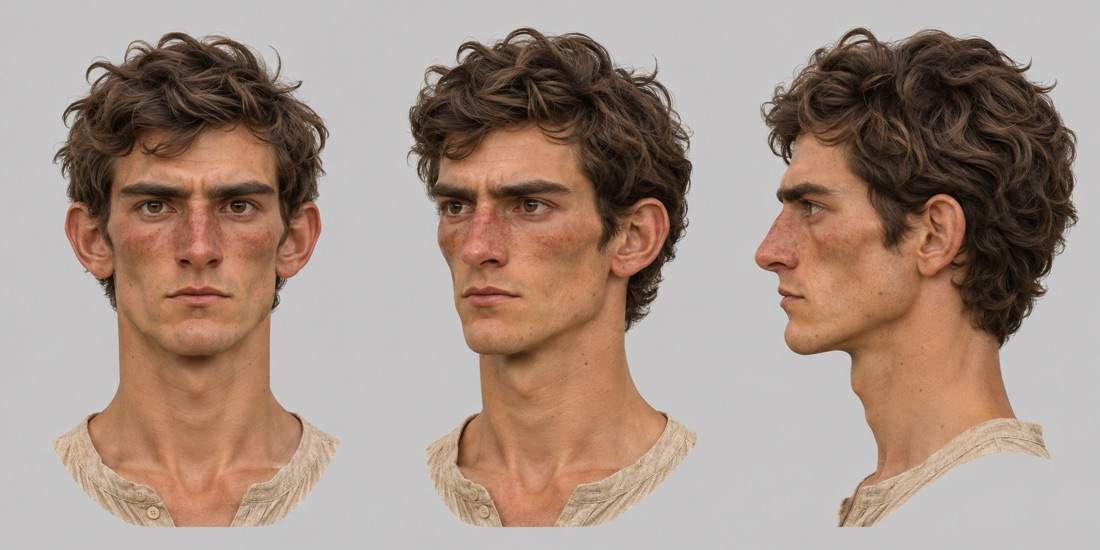
#> input picture scripts/test_heads/young-lincoln-sheet.jpg, 1100 x 550 px
$ python -i screen.py   (imports and definitions only)
#> lines starting #> are read from the running program, lines starting #| are printed output that depends on the picture; after the words box and inside, x2 and y2 are one past the last pixel; in counts of white or black regions, pixels touching at a corner belong together
#> further down, picture is the input picture: shape (550, 1100, 3); mean B, G, R 133.4, 144.9, 165.4
"""The screen test: every headshot of a part measured, free and on this Mac, on what its breakdown says matters,
so the shortlist is picked on evidence and only the best few are paid for.

    just casting-screen <role>
    (uv run --no-project --python 3.12 --with pillow --with numpy --with scipy python scripts/casting/screen.py <role>
         [--runs runs] [--root casting])

It reads casting/<role>/role.json and every picture in casting/<role>/headshots/ (tin-toy.png is a look's first
picture, tin-toy.2.png its second), and the cast's own pictures (every character in runs/, each drawn the same way,
front on in a T-pose), and writes:

    casting/<role>/screen.json              every headshot's scores and the numbers behind them, ranked
    casting/<role>/screen/<shot>-crew.png   the figure as the crew camera sees it: its true size at CREW_PX_PER_M
                                            big pixels a metre, every colour snapped to the 32 it is most made of,
                                            as the pixel look draws it
    casting/<role>/screen/<shot>-face.png   its head on the head's own finer grid (HEAD_GRID times finer), the same way
    casting/<role>/screen-contact-sheet.png all of them on one page with their scores, the cast's outlines beside

What it measures, each 0 to 1 (1 is best), from the picture alone:

  builds        TRELLIS can build it: one figure, whole in frame on a plain background, front on (it is as wide on
                the left as on the right), arms straight out in a T (a thin band of arm in the upper half, wide
                apart from the legs)
  stands apart  its outline at the crew camera's size, feet on the same floor, against every cast member's: how
                little it shares with the nearest (1 minus the most it shares), and how square its head is
  face          the head shrunk to the crew camera's grid and snapped to its colours: is there a dark face plate,
                are there two light eyes on it, level, apart, how many pixels wide, how much lighter than the
                plate; and how many bars of the grille are still there
  colours       how much of the figure is the breakdown's five colours, whether its main colour is the one the
                breakdown asks for, and how far its main colour is from every cast member's
  cards         nothing thin or loose: how much of the outline is thinner than THIN_CM (wires, antennae, fingers,
                springs), which is where cards come apart

and flags what the breakdown rules out that a picture can show: shine (chrome, glass, a glow) and something held at
the end of an arm. Each flag takes FLAG_COST off the total. Text, a menacing face and the rest need eyes: see
`vision` in screen.json, when it was asked.

The total is a weighted sum (WEIGHTS). Every number is a measurement of a picture, not of the 3D build: the mesh
screen (casting.py screen-3d) is the next look, and the take's camera test the last.
"""

import json
import math
import os
import re
import sys
import time

import numpy as np
from PIL import Image, ImageDraw, ImageFont
from scipy import ndimage

HERE = os.path.dirname(os.path.abspath(__file__))
ROOT = os.path.abspath(os.path.join(HERE, "..", ".."))

CREW_PX_PER_M = 100     # big pixels a metre through the candy-shop set's crew camera (a face 13 to 18 wide, README "Looks")
HEAD_GRID = 2           # the pixel look draws a head this many times finer than the body (bake_impostor --head-px 2)
PALETTE_COLOURS = 32    # the pixel sheet keeps the 32 colours a character is most made of
WORK_PX = 512           # pictures are measured at this size (the face is cut from the full picture)
BACKGROUND_OFF = 26     # how far (sum of R, G, B off) a pixel may be from the background's own colour and still be it
MATCH_DE = 22           # a colour this close (CIE76) to one of the breakdown's is that colour
THIN_CM = 3             # parts thinner than this are wires and antennae, not limbs
SHAPE_PX = 64           # outlines compared by shape alone are brought to this height
STICKS_UP_CM = 4         # a thin thing rising more than this above the head is an antenna, a stalk
CROWN_CM = 9             # the head (or a hat) starts at the first row this wide; anything narrower above it sticks up
NECK_ROWS = 7            # rows evened out when looking for the neck
HOLE_SHARE = 0.0004     # background inside the figure bigger than this share of the picture is a gap, not a hole to fill
LOOK_PX = 384           # the small copy of each headshot a vision model is shown
KEEP_PX, KEEP_Q = 1024, 90  # the headshot git keeps: a 1024-pixel JPEG (about 65 KB); Codex's PNG stays in headshots/full/
HANGING = ("apron", "skirt", "cape", "cloak", "scarf", "tunic", "tails", "ribbon", "tassel", "robe", "kilt", "hangs", "loose")
HANGS_COST = 0.7         # the cards score of a look whose brief has cloth that hangs
HAZE_OFF, HAZE_SHARE, HAZE_CHROMA = 60, 0.05, 6   # a grey pixel this near the background's colour inside the outline is haze; this much of it is a flag
PIECE_SHARE = 0.03       # a piece of the figure this big against the biggest is part of it; smaller ones are stray bits
SHINE_L, SHINE_C = 93, 9   # lightness and colourfulness of a glint: nearly white, nearly grey
WEIGHTS = {"builds": 0.2, "stands_apart": 0.2, "face": 0.25, "colours": 0.2, "cards": 0.15}
FLAG_COST = 0.1
NAMES = {"builds": "Builds", "stands_apart": "Stands apart", "face": "Face", "colours": "Colours", "cards": "Cards"}


# ---------- pictures ----------

# [5 lines left out: function load, not called in this run]


def background(rgb):
    """The background's own colour at every pixel: a smooth fit (a + bx + cy + dx² + ey² + fxy) to the border."""
    h, w, _ = rgb.shape
#> h = 550; w = 1100
    edge = max(2, h // 50)
#> edge = 11
    ys, xs = np.mgrid[0:h, 0:w]
    border = np.zeros((h, w), bool)
    border[:edge], border[-edge:], border[:, :edge], border[:, -edge:] = True, True, True, True
    terms = lambda y, x: np.stack([np.ones_like(x), x, y, x * x, y * y, x * y], -1)
    a = terms(ys[border] / h, xs[border] / w)
    fit = np.linalg.lstsq(a, rgb[border], rcond=None)[0]
#> fit = [[196.4, 195.4, 197.4], [0.838, 1.11, 0.552], [-0.519, -0.0845, -0.967], [-0.158, -0.314, 0.0135], [0.649, 0.339, 0.959], [0.117, 0.178, 0.076]]
    return terms(ys / h, xs / w) @ fit, float(np.abs(rgb[border] - (a @ fit)).sum(-1).mean())


def figure(rgb):
    """The figure: everything not joined to the border through background-coloured pixels, its largest piece, small
    holes filled (a big patch of background inside it, under a headset's band, stays background). Returns (mask, how
    much of what is not background lies outside that piece, how plain the background is)."""
    bg, rough = background(rgb)
#> rough = 1.49
    like = np.abs(rgb - bg).sum(-1) < BACKGROUND_OFF
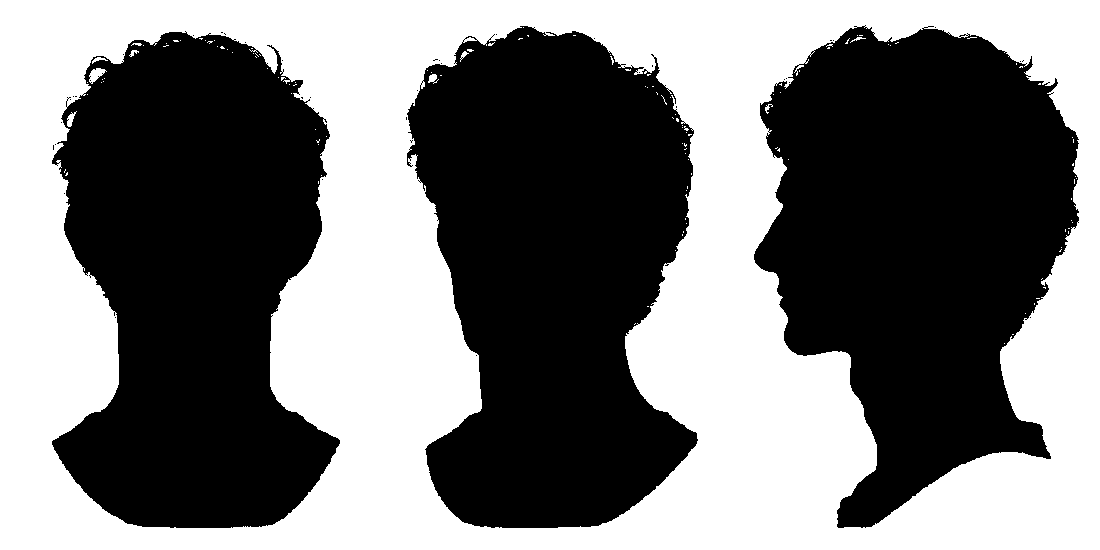
#> like: shape (550, 1100) bool; 47.5% white; 131 white regions (121 under 20 px), largest, box (x1, y1, x2, y2) and area: (0, 0, 1100, 550) 286492, (89, 68, 107, 84) 148, (67, 111, 77, 127) 76
    labels, _ = ndimage.label(like)
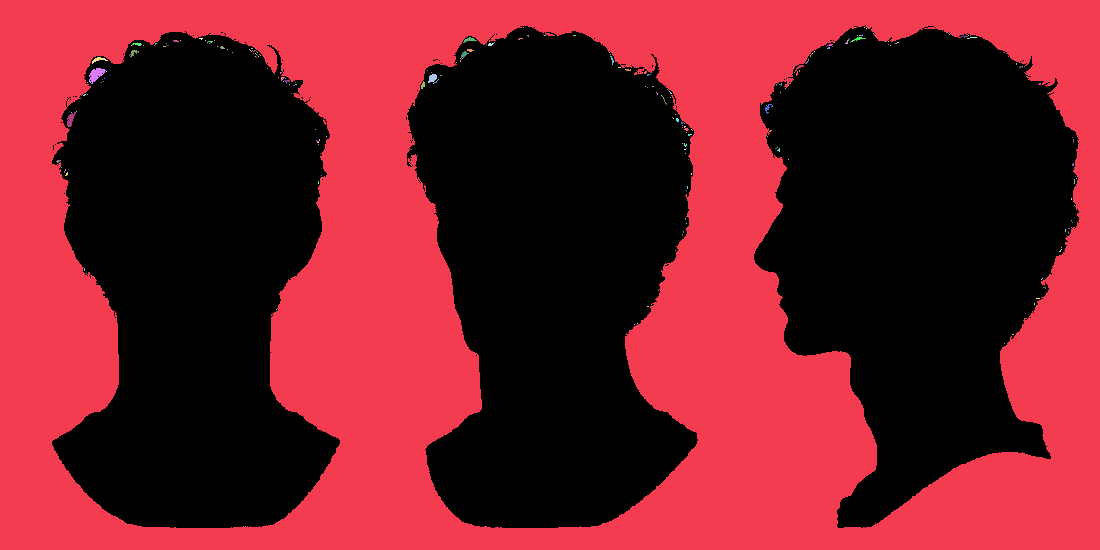
#> labels: shape (550, 1100) int32; 252 distinct labels, from 0 to 251; one colour per label, 0 black
    edge = np.unique(np.concatenate([labels[0], labels[-1], labels[:, 0], labels[:, -1]]))
#> edge = [1]
    outside = np.isin(labels, edge[edge > 0])
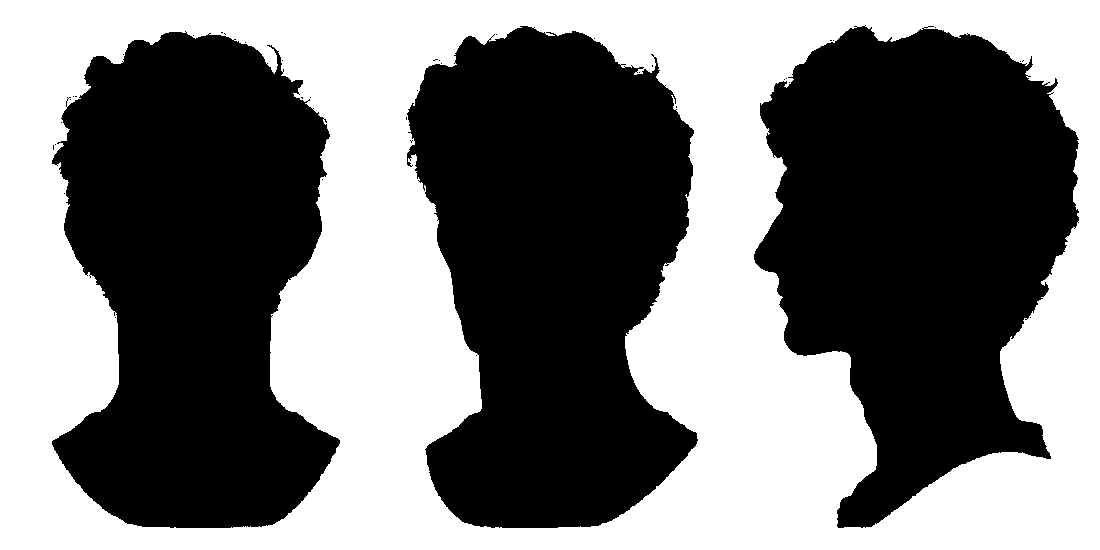
#> outside: shape (550, 1100) bool; 47.3% white; 1 white region, box (x1, y1, x2, y2) and area: (0, 0, 1100, 550) 286268
    inner = like & ~outside
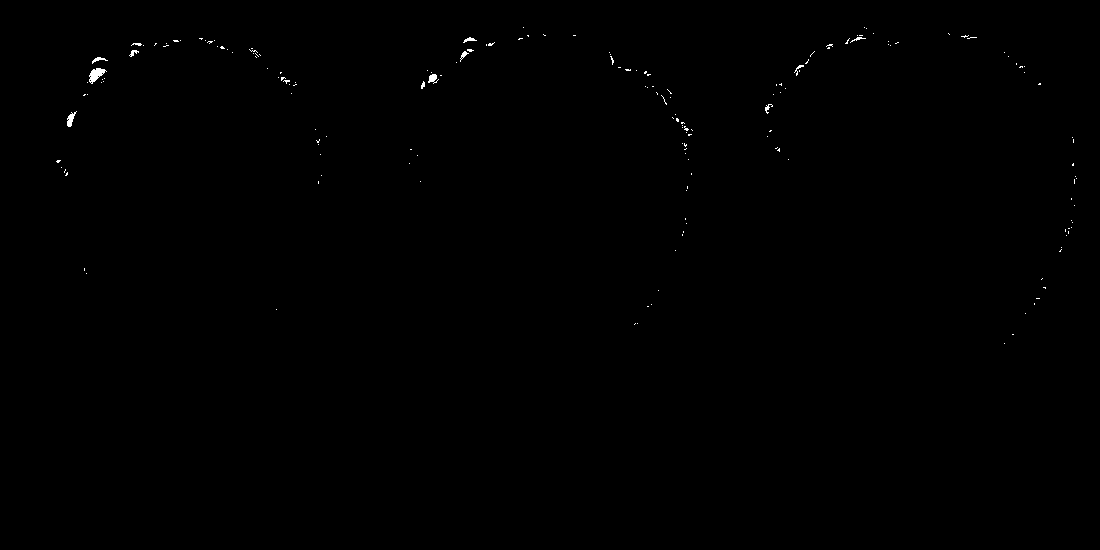
#> inner: shape (550, 1100) bool; 0.18% white in thin lines or dots, all inside (x1, y1, x2, y2) = (56, 27, 1077, 344)
    holes, n_holes = ndimage.label(inner)
#> holes: shape (550, 1100) int32; 251 distinct labels, from 0 to 250
#> n_holes = 250
    if n_holes:
        hole_sizes = ndimage.sum(inner, holes, range(1, n_holes + 1))
#> hole_sizes = 250 values, max 147 at index 98, min 1 at index 0, mean 4.41
        outside |= np.isin(holes, 1 + np.where(hole_sizes > HOLE_SHARE * like.size)[0])
    stuff = ~outside
    stuff = ndimage.binary_opening(stuff, iterations=1)
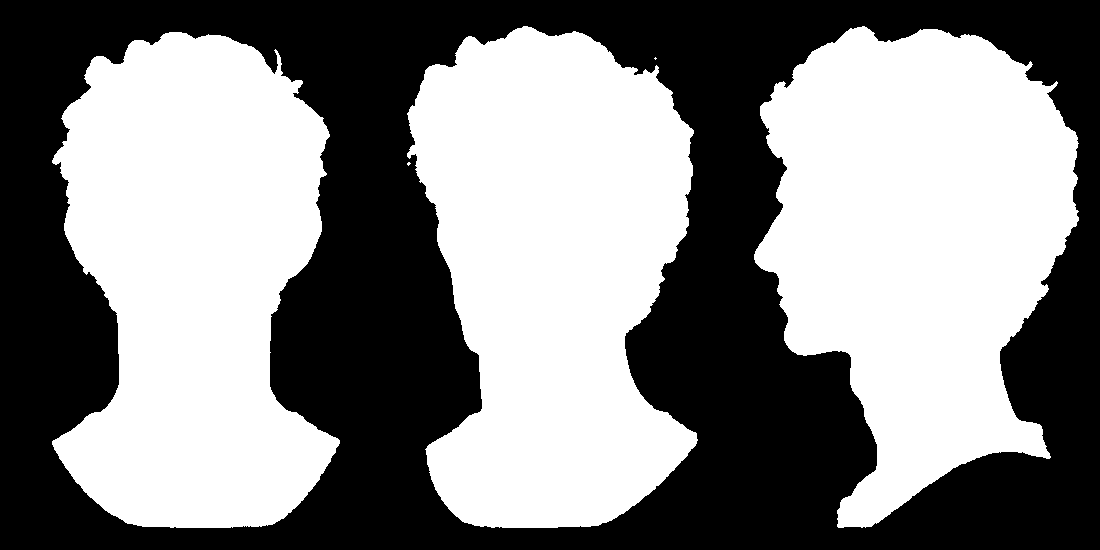
#> stuff: shape (550, 1100) bool; 52.6% white; 1 black region, box (x1, y1, x2, y2) and area: (0, 0, 1100, 550) 286739
    pieces, n = ndimage.label(stuff)
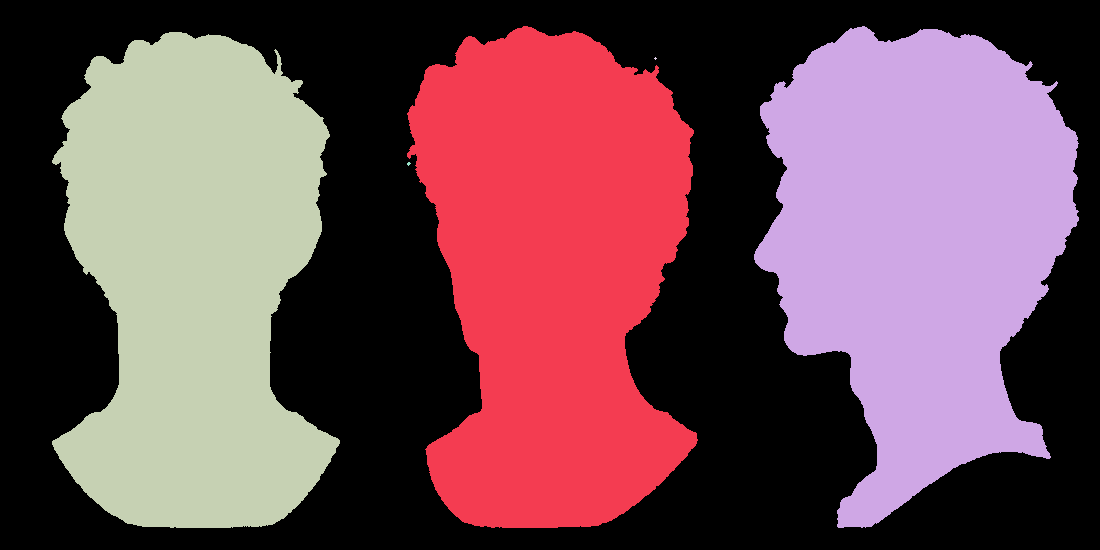
#> pieces: shape (550, 1100) int32; 6 distinct labels, from 0 to 5; one colour per label, 0 black
#> n = 5
    if not n:
        return np.zeros_like(stuff), 1.0, rough
    sizes = ndimage.sum(stuff, pieces, range(1, n + 1))
#> sizes = [107147, 107013, 104086, 5, 10]
    # the figure is every big piece: a light paint shaded nearly to the background's grey can cut a neck or a thigh
    big = np.where(sizes >= PIECE_SHARE * sizes.max())[0]
#> big = [0, 1, 2]
    main = np.isin(pieces, 1 + big)
#> main: shape (550, 1100) bool; 52.6% white; 1 black region, box (x1, y1, x2, y2) and area: (0, 0, 1100, 550) 286754
    stray = 1.0 - sizes[big].sum() / max(1.0, sizes.sum())
#> stray = 4.71e-05
    filled = ndimage.binary_fill_holes(main)
    return filled & ~(outside & ~main), float(stray), rough


def box(mask):
    rows, cols = np.where(mask.any(1))[0], np.where(mask.any(0))[0]
    return int(rows[0]), int(rows[-1]) + 1, int(cols[0]), int(cols[-1]) + 1


# [8 lines left out: function lab, not called in this run]


def hex_rgb(h):
    h = h.lstrip("#")
    return np.array([int(h[i:i + 2], 16) for i in (0, 2, 4)], np.float32)


# [17 lines left out: functions palette_of, snap, not called in this run]


# ---------- one figure, measured ----------

class Figure:
    """A character picture: its outline at the working size, its true height, and the crew camera's view of it."""

    # [33 lines left out: functions __init__, crew_mask, crew_picture, not called in this run]

    def widths(self):
        return self.mask.sum(1)

    # [42 lines left out: functions arms, crown, head, haze, not called in this run]

    def sticks_up_cm(self):
        return 100.0 * (self.crown() - self.top) / self.px_per_m


# [56 lines left out: functions builds, shared, same_height, stands_apart, not called in this run]


def lightness(rgb):
    return lab(rgb)[..., 0] / 100.0


# [141 lines left out: functions eyes_on, face, colours, cards, hangs, held and 1 more, not called in this run]


# ---------- the part, the cast, and the pictures ----------

SHOT = re.compile(r"^(?P<look>[a-z0-9][a-z0-9-]*)(?:\.(?P<n>\d+)(?:-(?P<colourway>[a-z0-9][a-z0-9-]*))?)?$")


# [255 lines left out: functions parse_shot, shots_of, keep, the_cast, colourway_sheet, font and 2 more, not called in this run]


# ---------- the mesh screen's pictures, measured ----------

def alpha_of(path):
    return np.asarray(Image.open(path).convert("RGBA"))


# [72 lines left out: functions turnaround, main, not called in this run]


# [2 lines not run here, left out]

>>> import cv2
>>> picture = cv2.imread('../test_heads/young-lincoln-sheet.jpg')
>>> result = figure(picture)

$ run again, on evidence/wardrobe/lincoln-back-copied-then-drawn.jpg
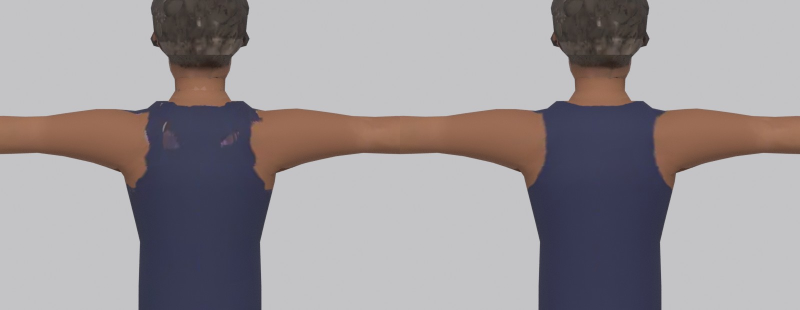
#> input picture evidence/wardrobe/lincoln-back-copied-then-drawn.jpg, 1600 x 620 px (shown at 1/2 size)
#> picture is the input picture: shape (620, 1600, 3); mean B, G, R 152, 149, 154.6
#> fit = [[194.3, 193.9, 193], [-165.4, -169.9, -158], [-82.64, -56.99, -11.42], [165.4, 169.9, 158], [80.52, 47.41, -0.823], [0.509, -0.00681, 0.205]]
#> rough = 125.9
#> in figure, `like = np.abs(rgb - bg).sum(-1) < BACKGROUND_OFF`:
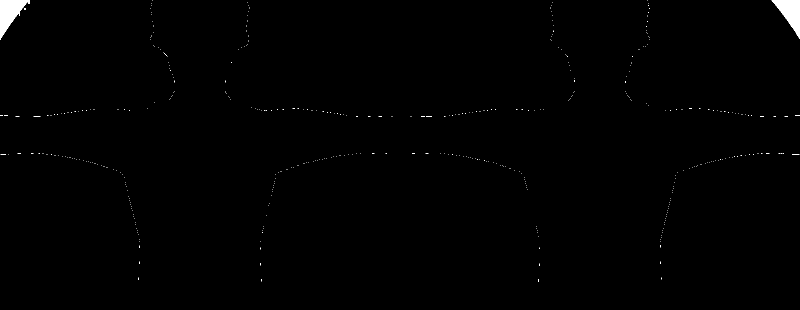
#> like: shape (620, 1600) bool (shown at 1/2 size); 0.53% white; 442 white regions (440 under 20 px), largest, box (x1, y1, x2, y2) and area: (0, 0, 60, 80) 2277, (1543, 0, 1600, 78) 2148
#> labels: shape (620, 1600) int32; 454 distinct labels, from 0 to 453
#> in figure, `edge = np.unique(np.concatenate([labels[0], labels[-1], labels[:, 0], ..`: edge = [0, 1, 2, 212, 217]
#> in figure, `inner = like & ~outside`:
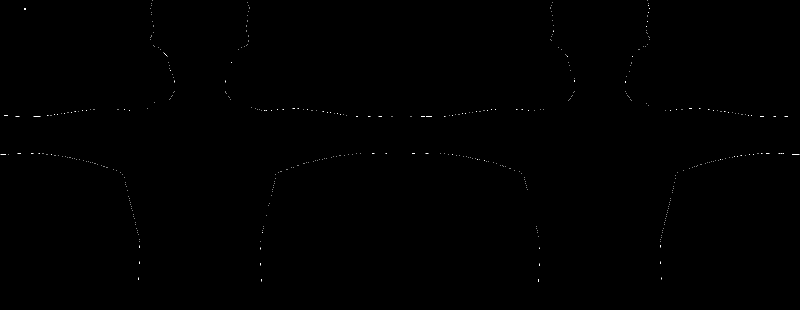
#> inner: shape (620, 1600) bool (shown at 1/2 size); 0.08% white in thin lines or dots
#> holes: shape (620, 1600) int32; 450 distinct labels, from 0 to 449
#> n_holes = 449
#> hole_sizes = 449 values, max 16 at index 12, min 1 at index 0, mean 1.72
#> pieces: shape (620, 1600) int32; values 0 (black) and 1 (white), 99.6% white; 6 black regions (4 under 20 px), largest, box (x1, y1, x2, y2) and area: (0, 0, 61, 80) 2285, (1543, 0, 1600, 78) 2149
#> n = 1
#> sizes = [987544]
#> big = [0]
#> stray = 0
